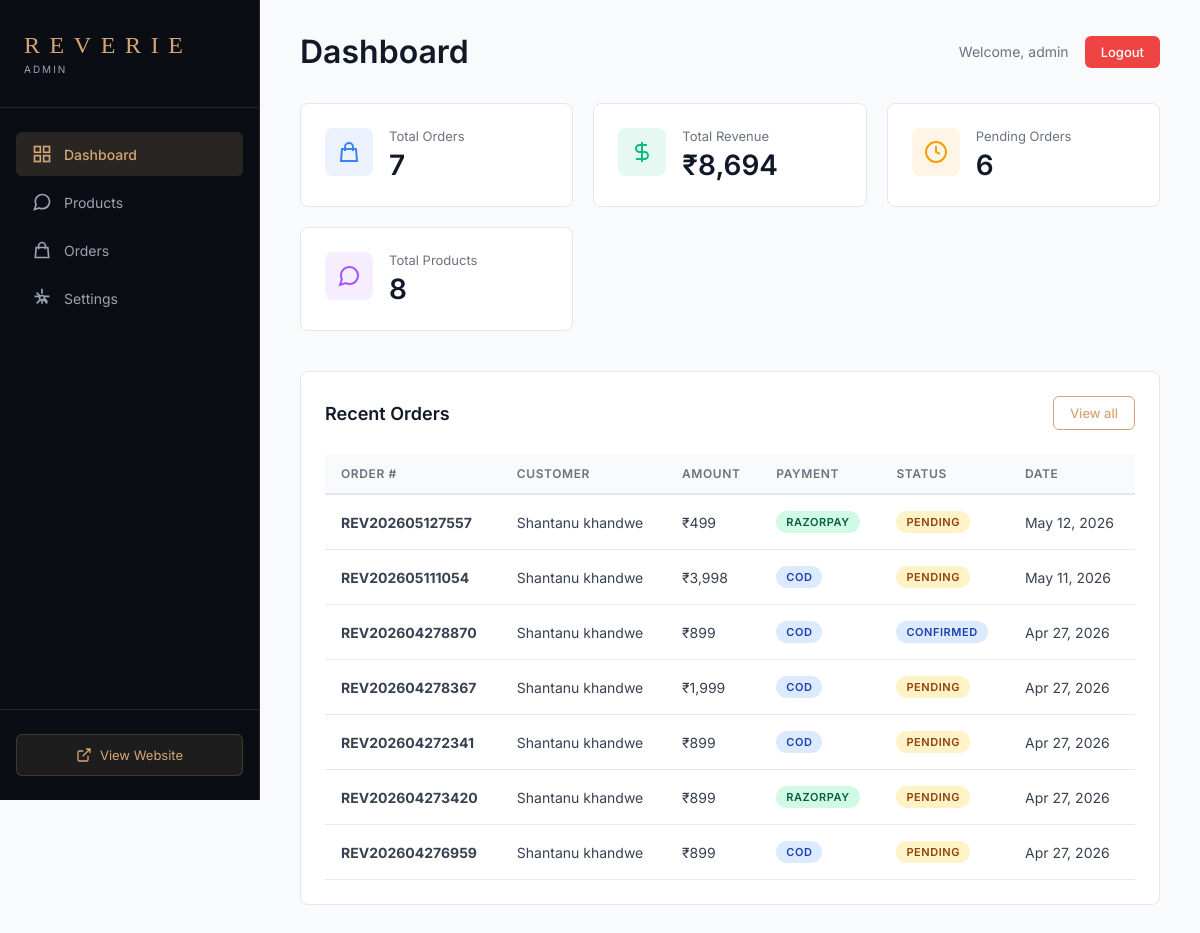
The app's page /admin/dashboard.php (signed in) with its own data.
### tables this page shows
CREATE TABLE `orders` (
  `id` int(11) NOT NULL,
  `order_number` varchar(20) NOT NULL,
  `customer_id` int(11) DEFAULT NULL,
  `customer_name` varchar(255) NOT NULL,
  `customer_email` varchar(255) NOT NULL,
  `customer_phone` varchar(20) NOT NULL,
  `customer_address` text NOT NULL,
  `customer_city` varchar(100) DEFAULT NULL,
  `customer_state` varchar(100) DEFAULT NULL,
  `customer_pincode` varchar(10) DEFAULT NULL,
  `subtotal` decimal(10,2) NOT NULL,
  `shipping_fee` decimal(10,2) DEFAULT 0.00,
  `total` decimal(10,2) NOT NULL,
  `payment_method` enum('razorpay','cod') DEFAULT 'cod',
  `payment_status` enum('pending','paid','failed') DEFAULT 'pending',
  `order_status` enum('pending','confirmed','shipped','delivered','cancelled') DEFAULT 'pending',
  `razorpay_order_id` varchar(255) DEFAULT NULL,
  `razorpay_payment_id` varchar(255) DEFAULT NULL,
  `notes` text DEFAULT NULL,
  `created_at` timestamp NOT NULL DEFAULT current_timestamp(),
  `updated_at` timestamp NOT NULL DEFAULT current_timestamp() ON UPDATE current_timestamp()
);

### admin/auth.php (called while the page is built, shortened)
<?php
require_once __DIR__ . '/../includes/db.php';
$admin_username = $_SESSION['admin_username'];
?>

### includes/db.php (called while the page is built, shortened)
<?php
function format_price($amount) {
    return '₹' . number_format($amount, 0);
}
?>

### admin/dashboard.php (the view, shortened to what this page needs)
<?php
require_once 'auth.php';
$total_orders = mysqli_fetch_assoc(mysqli_query($conn, "SELECT COUNT(*) as count FROM orders"))['count'];
$total_revenue = mysqli_fetch_assoc(mysqli_query($conn, "SELECT SUM(total) as sum FROM orders WHERE payment_status = 'paid' OR payment_method = 'cod'"))['sum'] ?? 0;
$pending_orders = mysqli_fetch_assoc(mysqli_query($conn, "SELECT COUNT(*) as count FROM orders WHERE order_status = 'pending'"))['count'];
$total_products = mysqli_fetch_assoc(mysqli_query($conn, "SELECT COUNT(*) as count FROM products"))['count'];
$recent_orders_query = "SELECT * FROM orders ORDER BY created_at DESC LIMIT 10";
$recent_orders = mysqli_query($conn, $recent_orders_query);
?>
<!DOCTYPE html>
<html lang="en">
<head>
<link rel="stylesheet" href="admin-style.css">
</head>
<body>
<?php include 'sidebar.php'; ?>
<div class="main-content">
    <div class="top-bar">
        <h1>Dashboard</h1>
        <div class="admin-info">
            <span>Welcome, <?php echo htmlspecialchars($admin_username); ?></span>
            <a href="?logout=1" class="btn-logout">Logout</a>
        </div>
    </div>
    <div class="stats-grid">
        <div class="stat-card">
            <div class="stat-icon" style="background: rgba(59, 130, 246, 0.1); color: #3B82F6;">
                <svg width="24" height="24" viewBox="0 0 24 24" fill="none" stroke="currentColor" stroke-width="2">
                    <path d="M16 11V7a4 4 0 00-8 0v4M5 9h14l1 12H4L5 9z"/>
                </svg>
            </div>
            <div class="stat-info">
                <div class="stat-label">Total Orders</div>
                <div class="stat-value"><?php echo $total_orders; ?></div>
            </div>
        </div>
        <div class="stat-card">
            <div class="stat-icon" style="background: rgba(16, 185, 129, 0.1); color: #10B981;">
                <svg width="24" height="24" viewBox="0 0 24 24" fill="none" stroke="currentColor" stroke-width="2">
                    <path d="M12 2v20M17 5H9.5a3.5 3.5 0 000 7h5a3.5 3.5 0 010 7H6"/>
                </svg>
            </div>
            <div class="stat-info">
                <div class="stat-label">Total Revenue</div>
                <div class="stat-value"><?php echo format_price($total_revenue); ?></div>
            </div>
        </div>
        <div class="stat-card">
            <div class="stat-icon" style="background: rgba(245, 158, 11, 0.1); color: #F59E0B;">
                <svg width="24" height="24" viewBox="0 0 24 24" fill="none" stroke="currentColor" stroke-width="2">
                    <circle cx="12" cy="12" r="10"/>
                    <path d="M12 6v6l4 2"/>
                </svg>
            </div>
            <div class="stat-info">
                <div class="stat-label">Pending Orders</div>
                <div class="stat-value"><?php echo $pending_orders; ?></div>
            </div>
        </div>
        <div class="stat-card">
            <div class="stat-icon" style="background: rgba(168, 85, 247, 0.1); color: #A855F7;">
                <svg width="24" height="24" viewBox="0 0 24 24" fill="none" stroke="currentColor" stroke-width="2">
                    <path d="M21 11.5a8.38 8.38 0 01-.9 3.8 8.5 8.5 0 01-7.6 4.7 8.38 8.38 0 01-3.8-.9L3 21l1.9-5.7a8.38 8.38 0 01-.9-3.8 8.5 8.5 0 014.7-7.6 8.38 8.38 0 013.8-.9h.5a8.48 8.48 0 018 8v.5z"/>
                </svg>
            </div>
            <div class="stat-info">
                <div class="stat-label">Total Products</div>
                <div class="stat-value"><?php echo $total_products; ?></div>
            </div>
        </div>
    </div>
    <div class="content-section">
        <div class="section-header">
            <h2>Recent Orders</h2>
            <a href="orders.php" class="btn-secondary">View all</a>
        </div>
        <div class="table-container">
            <table class="data-table">
                <thead>
                    <tr>
                        <th>Order #</th>
                        <th>Customer</th>
                        <th>Amount</th>
                        <th>Payment</th>
                        <th>Status</th>
                        <th>Date</th>
                    </tr>
                </thead>
                <tbody>
                    <?php while ($order = mysqli_fetch_assoc($recent_orders)): ?>
                    <tr>
                        <td><strong><?php echo $order['order_number']; ?></strong></td>
                        <td><?php echo htmlspecialchars($order['customer_name']); ?></td>
                        <td><?php echo format_price($order['total']); ?></td>
                        <td>
                            <span class="badge badge-<?php echo $order['payment_method']; ?>">
                                <?php echo strtoupper($order['payment_method']); ?>
                            </span>
                        </td>
                        <td>
                            <span class="badge badge-<?php echo $order['order_status']; ?>">
                                <?php echo ucfirst($order['order_status']); ?>
                            </span>
                        </td>
                        <td><?php echo date('M d, Y', strtotime($order['created_at'])); ?></td>
                    </tr>
                    <?php endwhile; ?>
                </tbody>
            </table>
        </div>
    </div>
</div>
</body>
</html>

### admin/admin-style.css (style rules this page uses)
* { margin: 0; padding: 0; box-sizing: border-box; }
body { font-family: 'Inter', sans-serif; background: #F9FAFB; color: #1F2937; display: grid; grid-template-columns: 260px 1fr; min-height: 100vh; }
.main-content { padding: 32px 40px; max-width: 1400px; }
.top-bar { display: flex; justify-content: space-between; align-items: center; margin-bottom: 32px; }
.top-bar h1 { font-size: 32px; font-weight: 600; color: #111827; }
.admin-info { display: flex; align-items: center; gap: 16px; }
.admin-info span { color: #6B7280; font-size: 14px; }
.btn-logout { padding: 8px 16px; background: #EF4444; color: white; text-decoration: none; border-radius: 6px; font-size: 13px; font-weight: 500; transition: all 0.2s; }
.stats-grid { display: grid; grid-template-columns: repeat(auto-fit, minmax(240px, 1fr)); gap: 20px; margin-bottom: 40px; }
.stat-card { background: white; border: 1px solid #E5E7EB; border-radius: 8px; padding: 24px; display: flex; gap: 16px; }
.stat-icon { width: 48px; height: 48px; border-radius: 8px; display: flex; align-items: center; justify-content: center; flex-shrink: 0; }
.stat-info { flex: 1; }
.stat-label { font-size: 13px; color: #6B7280; margin-bottom: 4px; }
.stat-value { font-size: 28px; font-weight: 600; color: #111827; }
.content-section { background: white; border: 1px solid #E5E7EB; border-radius: 8px; padding: 24px; margin-bottom: 24px; }
.section-header { display: flex; justify-content: space-between; align-items: center; margin-bottom: 24px; }
.section-header h2 { font-size: 18px; font-weight: 600; color: #111827; }
.btn-secondary { padding: 8px 16px; background: transparent; color: #D4A574; text-decoration: none; border-radius: 6px; font-size: 13px; font-weight: 500; border: 1px solid #D4A574; transition: all 0.2s; }
.table-container { overflow-x: auto; }
.data-table { width: 100%; border-collapse: collapse; }
.data-table thead { background: #F9FAFB; border-bottom: 2px solid #E5E7EB; }
.data-table th { padding: 12px 16px; text-align: left; font-size: 12px; font-weight: 600; color: #6B7280; text-transform: uppercase; letter-spacing: 0.05em; }
.data-table td { padding: 16px; border-bottom: 1px solid #E5E7EB; font-size: 14px; color: #374151; }
.badge { display: inline-block; padding: 4px 10px; border-radius: 12px; font-size: 11px; font-weight: 600; letter-spacing: 0.05em; text-transform: uppercase; }
.badge-cod { background: #DBEAFE; color: #1E40AF; }
.badge-razorpay { background: #D1FAE5; color: #065F46; }
.badge-pending { background: #FEF3C7; color: #92400E; }
.badge-confirmed { background: #DBEAFE; color: #1E40AF; }

### records on screen
orders: order_number "REV202605127557", customer_name "Shantanu khandwe", total "₹499", payment_method "RAZORPAY", order_status "PENDING", created_at "May 12, 2026"
orders: order_number "REV202605111054", customer_name "Shantanu khandwe", total "₹3,998", payment_method "COD", order_status "PENDING", created_at "May 11, 2026"
orders: order_number "REV202604278870", customer_name "Shantanu khandwe", total "₹899", payment_method "COD", order_status "CONFIRMED", created_at "Apr 27, 2026"
orders: order_number "REV202604278367", customer_name "Shantanu khandwe", total "₹1,999", payment_method "COD", order_status "PENDING", created_at "Apr 27, 2026"
orders: order_number "REV202604272341", customer_name "Shantanu khandwe", total "₹899", payment_method "COD", order_status "PENDING", created_at "Apr 27, 2026"
orders: order_number "REV202604273420", customer_name "Shantanu khandwe", total "₹899", payment_method "RAZORPAY", order_status "PENDING", created_at "Apr 27, 2026"
orders: order_number "REV202604276959", customer_name "Shantanu khandwe", total "₹899", payment_method "COD", order_status "PENDING", created_at "Apr 27, 2026"

### other values on screen
$admin_username "admin"
$total_orders "7"
format_price($total_revenue) "₹8,694"
$pending_orders "6"
$total_products "8"
